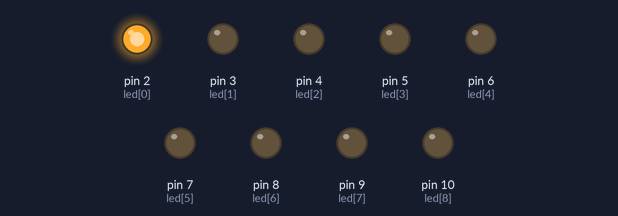
Bench run of a sketch on a simulated Arduino Uno, built with avr-gcc and run on an emulated ATmega328P. Parts: output pins drawn as LEDs (lit = HIGH).

Above: at 0.12 s.
At 1.37 s:
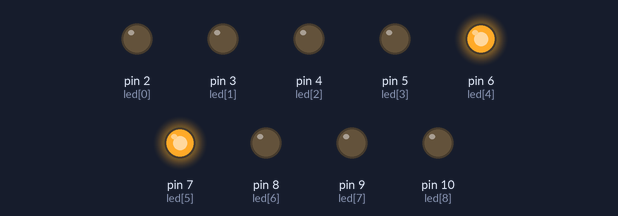
At 2.12 s:
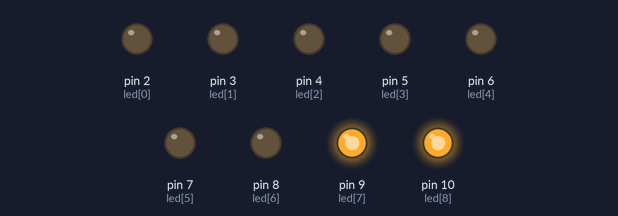
At 2.87 s:
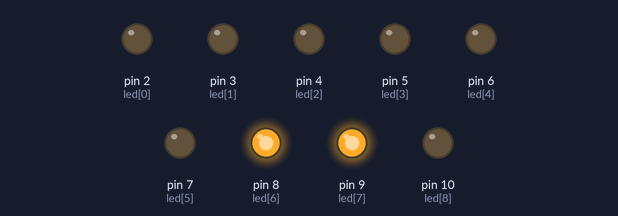
At 4.12 s:
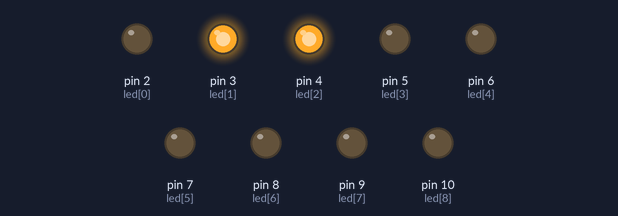
At 5.62 s:
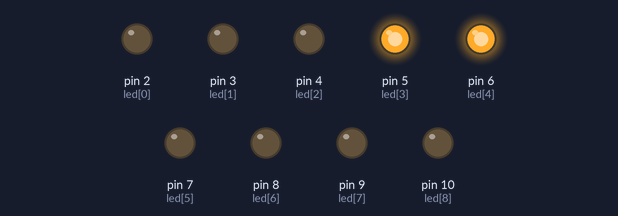
Timing chart, 0 to 5.9 s (numbered marks = the images above):
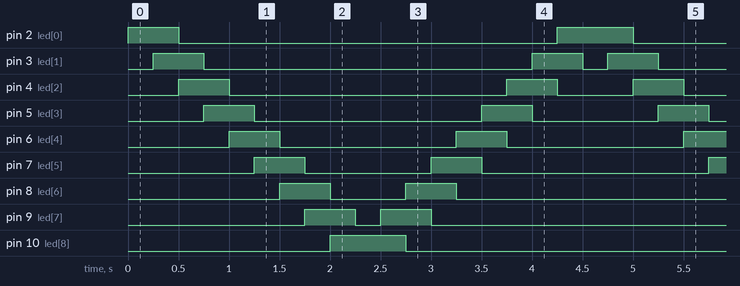

Measured:
- by itself, pin 2 (led[0]): repeats every 4.5 s: LOW 3.8 s, HIGH 0.75 s
- by itself, pin 3 (led[1]): repeats every 4.5 s: LOW 3.3 s, HIGH 0.50 s, LOW 0.25 s, HIGH 0.50 s
- by itself, pin 4 (led[2]): repeats every 4.5 s: LOW 2.8 s, HIGH 0.50 s, LOW 0.75 s, HIGH 0.50 s
- by itself, pin 5 (led[3]): repeats every 4.5 s: LOW 2.3 s, HIGH 0.50 s, LOW 1.3 s, HIGH 0.50 s
- by itself, pin 6 (led[4]): alternates HIGH for 0.50 s and LOW for 1.8 s
- by itself, pin 7 (led[5]): repeats every 4.5 s: LOW 1.3 s, HIGH 0.50 s, LOW 2.3 s, HIGH 0.50 s
- by itself, pin 8 (led[6]): repeats every 4.5 s: LOW 0.75 s, HIGH 0.50 s, LOW 2.8 s, HIGH 0.50 s
- by itself, pin 9 (led[7]): repeats every 4.5 s: LOW 0.25 s, HIGH 0.50 s, LOW 3.3 s, HIGH 0.50 s

The sketch:

Kara_simsek.ino
```cpp
//Kara Şimşek
const int led[9]={2,3,4,5,6,7,8,9,10}; //Diziler yardımıyla arduinonun çıkışları belirleniyor.
void setup() {
for(int i= 0; i< 9; i++){ // Tüm pinlerin  çıkış birimi ayarlama kısmı
  pinMode(led[i],OUTPUT);
}
}
void loop() {
for( int i= 0; i< 9; i++){//İleriye dogru gitme
digitalWrite(led[i],HIGH);
delay(250);
digitalWrite(led[i-1],LOW);
}
 for(int i= 8; i>= 0; i--){//Geri gelmesi
  digitalWrite(led[i],HIGH);
  delay(250);
  digitalWrite(led[i+1],LOW);
  }
}
```
